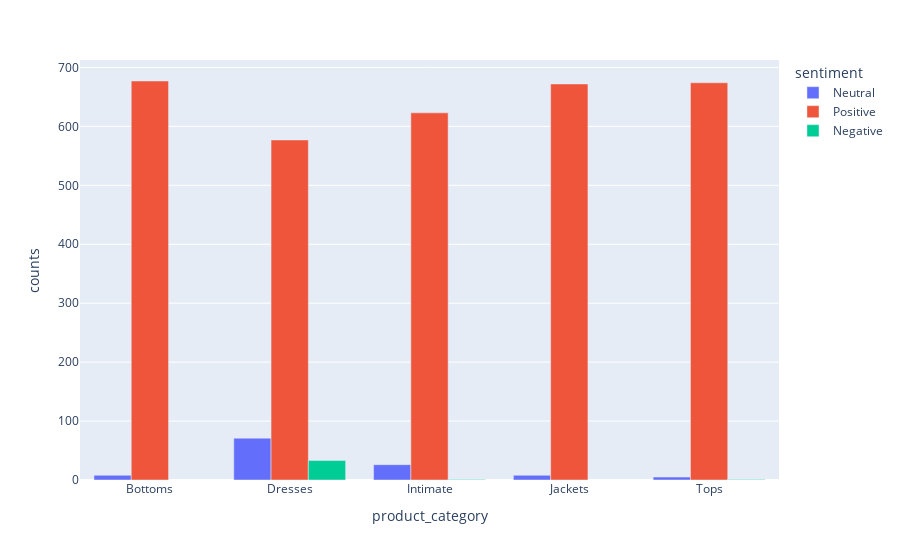

The cell this chart's notebook holds for it:
### Code cell
px.bar(df, "product_category", "counts", "sentiment", barmode="group")

### Figure 1 — Plotly figure (JSON) as saved in the notebook; plotly's stock layout.template omitted (floating-point values rounded to 4 significant figures)
{"data": [{"alignmentgroup": "True", "hovertemplate": "sentiment=Neutral<br>product_category=%{x}<br>counts=%{y}<extra></extra>", "legendgroup": "Neutral", "marker": {"color": "#636efa", "pattern": {"shape": ""}}, "name": "Neutral", "offsetgroup": "Neutral", "orientation": "v", "showlegend": true, "textposition": "auto", "type": "bar", "x": ["Bottoms", "Dresses", "Intimate", "Jackets", "Tops"], "xaxis": "x", "y": [8, 71, 26, 8, 5], "yaxis": "y"}, {"alignmentgroup": "True", "hovertemplate": "sentiment=Positive<br>product_category=%{x}<br>counts=%{y}<extra></extra>", "legendgroup": "Positive", "marker": {"color": "#EF553B", "pattern": {"shape": ""}}, "name": "Positive", "offsetgroup": "Positive", "orientation": "v", "showlegend": true, "textposition": "auto", "type": "bar", "x": ["Bottoms", "Dresses", "Intimate", "Jackets", "Tops"], "xaxis": "x", "y": [677, 577, 623, 672, 674], "yaxis": "y"}, {"alignmentgroup": "True", "hovertemplate": "sentiment=Negative<br>product_category=%{x}<br>counts=%{y}<extra></extra>", "legendgroup": "Negative", "marker": {"color": "#00cc96", "pattern": {"shape": ""}}, "name": "Negative", "offsetgroup": "Negative", "orientation": "v", "showlegend": true, "textposition": "auto", "type": "bar", "x": ["Dresses", "Intimate", "Tops"], "xaxis": "x", "y": [33, 1, 1], "yaxis": "y"}], "layout": {"barmode": "group", "legend": {"title": {"text": "sentiment"}, "tracegroupgap": 0}, "margin": {"t": 60}, "xaxis": {"anchor": "y", "domain": [0, 1], "title": {"text": "product_category"}}, "yaxis": {"anchor": "x", "domain": [0, 1], "title": {"text": "counts"}}}}
